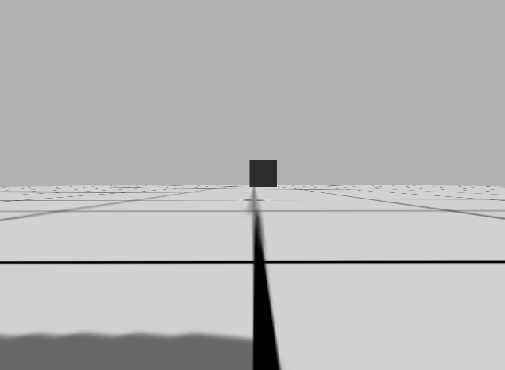
#> input picture ros2_ws2/src/agv_control_pkg/agv_control_pkg/line_detection_test.png, 505 x 370 px
$ python line_detection_test.py
#> lines starting #> are read from the running program, lines starting #| are printed output that depends on the picture; after the words box and inside, x2 and y2 are one past the last pixel; in counts of white or black regions, pixels touching at a corner belong together
# Description: Test script for line detection using OpenCV

import cv2
import numpy as np
import math

# Load image
imagepath = 'line_detection_test.png'
image = cv2.imread(imagepath, cv2.IMREAD_GRAYSCALE)
#> image is the input picture: shape (370, 505); min 0, max 225, mean 182.7

# Apply Gaussian blur
kernel_size = 9
blur = cv2.GaussianBlur(image, (kernel_size, kernel_size), 0)
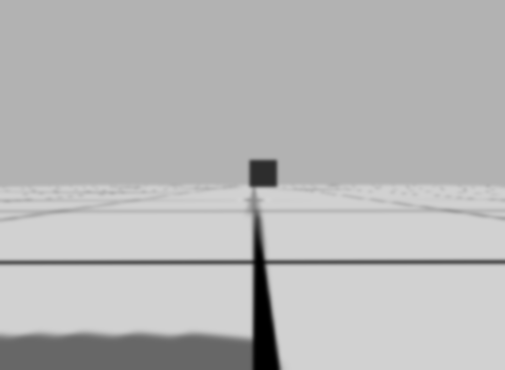
#> blur: shape (370, 505); min 0, max 212, mean 182.7
thresh = cv2.threshold(blur, 100, 250, cv2.THRESH_BINARY)[1]
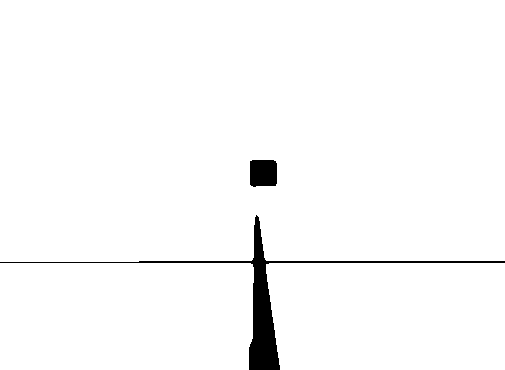
#> thresh: shape (370, 505); values 0 (black) and 250 (white), 97.8% white; 2 black regions, box (x1, y1, x2, y2) and area: (0, 215, 505, 370) 3405, (250, 160, 277, 187) 695

# Apply Canny edge detection
# edges = cv2.Canny(blur, 30, 230, None, 3)
edges = cv2.Canny(thresh, 50, 200, None, 3)
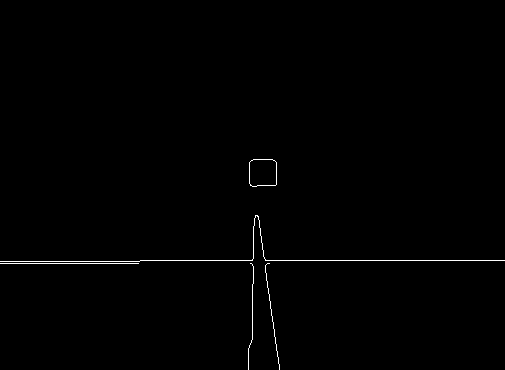
#> edges: shape (370, 505); 0.56% white in thin lines or dots, all inside (x1, y1, x2, y2) = (0, 159, 505, 370)

# # Find contours
# contours, _ = cv2.findContours(edges, cv2.RETR_TREE, cv2.CHAIN_APPROX_SIMPLE)

# # Draw contours on original image
# cv2.drawContours(image, contours, -1, (255, 0, 0), 2)

# use Hough transform to detect lines
rho = 1  # distance resolution in pixels of the Hough grid
theta = np.pi / 180  # angular resolution in radians of the Hough grid
threshold = 15  # minimum number of votes (intersections in Hough grid cell)
min_line_length = 50  # minimum number of pixels making up a line
max_line_gap = 20  # maximum gap in pixels between connectable line segments
line_image = np.copy(image) * 0  # creating a blank to draw lines on
#> line_image: shape (370, 505); every value is 0

# Run Hough on edge detected image
# Output "lines" is an array containing endpoints of detected line segments
lines = cv2.HoughLinesP(edges, rho, theta, threshold, np.array([]),
                    min_line_length, max_line_gap)
#> lines = [[140, 260, 504, 260], [0, 263, 138, 263], [0, 261, 139, 261], [257, 215, 279, 369], [251, 342, 253, 226]]

# combine lines that are too close to each other
# [53 lines left out: function merge_lines, not called in this run]

# lines = merge_lines(lines)

# print(lines)

# Draw lines on the blank image
for line in lines:
    for x1,y1,x2,y2 in line:
        cv2.line(line_image,(x1,y1),(x2,y2),(255,0,0),3)
#> this loop made 5 passes
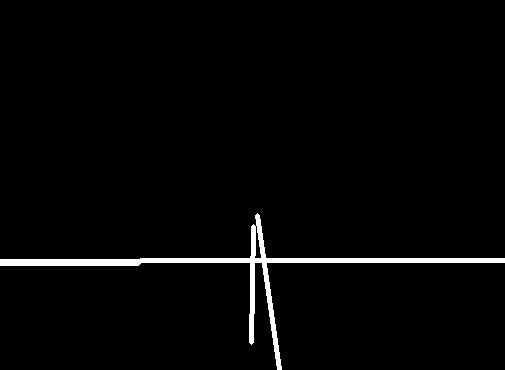
#> line_image: shape (370, 505); 2.2% white; 1 white region, box (x1, y1, x2, y2) and area: (0, 213, 505, 370) 4127

# Draw the lines on the  image
lines_edges = cv2.addWeighted(image, 0.8, line_image, 1, 0)
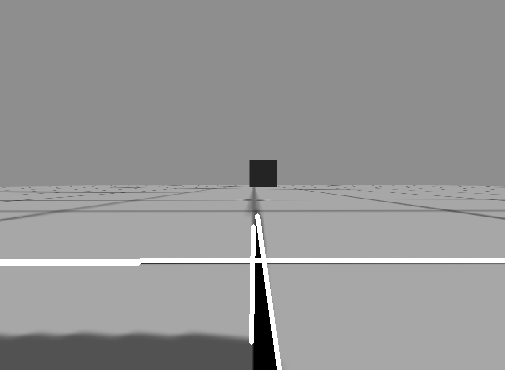
#> lines_edges: shape (370, 505); min 0, max 255, mean 149.5

# Display image
# cv2.imshow("Image", line_image)
cv2.imshow("Image", lines_edges)
# cv2.imshow("Image", image)
cv2.waitKey(0)
cv2.destroyAllWindows()
cv2.imwrite('line_detection_result_hough_combined.png', lines_edges)
